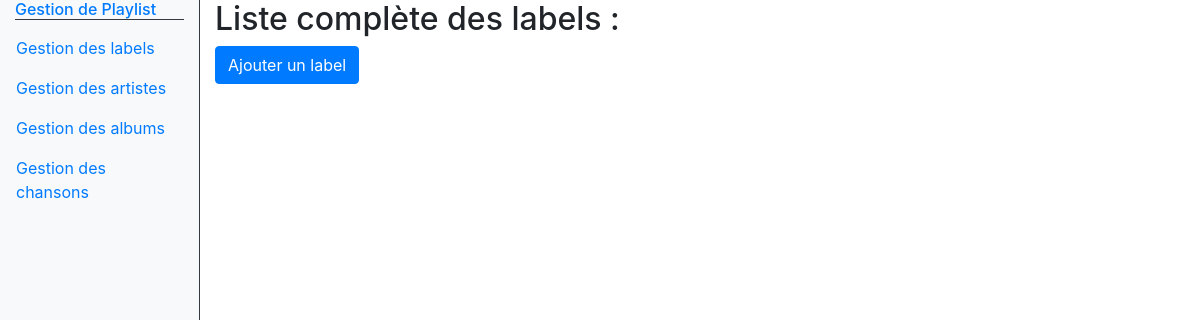
The page /admin/index.php?controller=labels&action=list on the database as committed earlier.
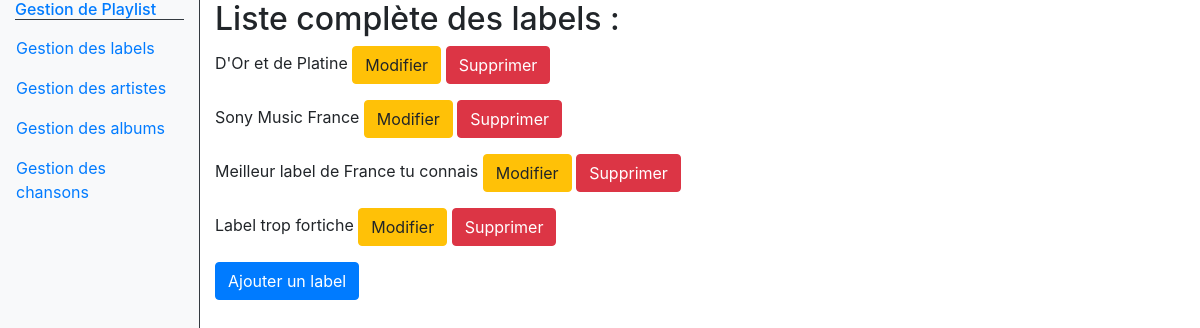
The same page on the database as committed later.
### tables this page shows
CREATE TABLE IF NOT EXISTS `labels` (
  `id` int(11) NOT NULL AUTO_INCREMENT,
  `name` varchar(255) NOT NULL,
  PRIMARY KEY (`id`)
);

### admin/index.php (called while the page is built, shortened)
<?php
if(isset($_GET['controller'])){
	switch ($_GET['controller']){
		case 'labels':
			require 'controllers/labelController.php';
		break;
	}
}
else{
	require 'controllers/indexController.php';
}
require 'views/admin.php';
?>

### admin/models/Label.php (called while the page is built, shortened)
<?php
function getAllLabels()
{
    $db = dbConnect();
    $query = $db->query('SELECT * FROM labels');
    $labels = $query->fetchAll();
    return $labels;
}

### admin/controllers/labelController.php (called while the page is built, shortened)
<?php
require('models/Label.php');
switch ($_GET['action']) {
    case 'list':
        $labels = getAllLabels();
    break;
}

### admin/views/labelList.php (the view, shortened to what this page needs)
<main class="col-9">
	<h2>Liste complète des labels : </h2>
	<?php foreach($labels as $label): ?>
		<p><?=  htmlspecialchars($label['name']) ?>
		<a href="index.php?controller=labels&action=edit&id=<?= $label['id'] ?>"><button type="button" class="btn btn-warning">Modifier</button></a>
		<a onclick="return confirm('Are you sure?')" href="index.php?controller=labels&action=delete&id=<?= $label['id'] ?>"><button type="button" class="btn btn-danger">Supprimer</button></a></p>
    <?php endforeach; ?>
    <a href="index.php?controller=labels&action=new"><button type="button" class="btn btn-primary">Ajouter un label</button></a>
</main>

Rows that differ between the two databases and show on the page:
added labels: name "D'Or et de Platine"
added labels: name "Sony Music France"
added labels: name "Meilleur label de France tu connais"
added labels: name "Label trop fortiche"
